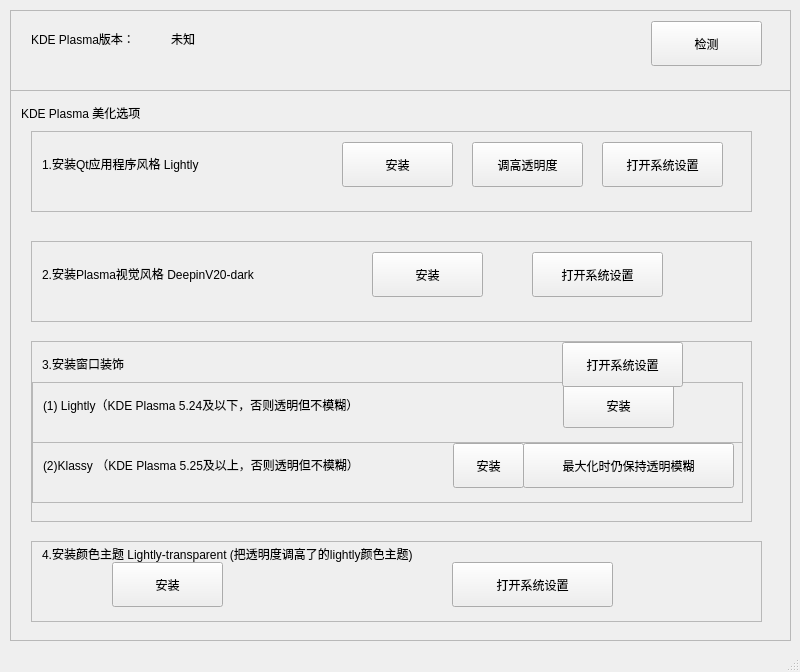
<?xml version="1.0" encoding="UTF-8"?>
<ui version="4.0">
 <class>plasma_beautifier_qt</class>
 <widget class="QMainWindow" name="plasma_beautifier_qt">
  <property name="geometry">
   <rect>
    <x>0</x>
    <y>0</y>
    <width>800</width>
    <height>672</height>
   </rect>
  </property>
  <property name="windowTitle">
   <string>plasma_beautifier_qt</string>
  </property>
  <widget class="QWidget" name="centralwidget">
   <widget class="QScrollArea" name="plasma_version">
    <property name="geometry">
     <rect>
      <x>10</x>
      <y>10</y>
      <width>781</width>
      <height>81</height>
     </rect>
    </property>
    <property name="widgetResizable">
     <bool>true</bool>
    </property>
    <widget class="QWidget" name="scrollAreaWidgetContents">
     <property name="geometry">
      <rect>
       <x>0</x>
       <y>0</y>
       <width>771</width>
       <height>71</height>
      </rect>
     </property>
     <widget class="QLabel" name="label">
      <property name="geometry">
       <rect>
        <x>20</x>
        <y>20</y>
        <width>151</width>
        <height>16</height>
       </rect>
      </property>
      <property name="text">
       <string>KDE Plasma版本：</string>
      </property>
     </widget>
     <widget class="QLabel" name="plasmaversion">
      <property name="geometry">
       <rect>
        <x>160</x>
        <y>20</y>
        <width>241</width>
        <height>16</height>
       </rect>
      </property>
      <property name="text">
       <string>未知</string>
      </property>
     </widget>
     <widget class="QPushButton" name="pushButton">
      <property name="geometry">
       <rect>
        <x>640</x>
        <y>10</y>
        <width>111</width>
        <height>45</height>
       </rect>
      </property>
      <property name="text">
       <string>检测</string>
      </property>
     </widget>
    </widget>
   </widget>
   <widget class="QScrollArea" name="scrollArea_beautifier">
    <property name="geometry">
     <rect>
      <x>10</x>
      <y>90</y>
      <width>781</width>
      <height>551</height>
     </rect>
    </property>
    <property name="widgetResizable">
     <bool>true</bool>
    </property>
    <widget class="QWidget" name="scrollAreaWidgetContents_2">
     <property name="geometry">
      <rect>
       <x>0</x>
       <y>0</y>
       <width>771</width>
       <height>541</height>
      </rect>
     </property>
     <widget class="QScrollArea" name="scrollArea_qtstyle">
      <property name="geometry">
       <rect>
        <x>20</x>
        <y>40</y>
        <width>721</width>
        <height>81</height>
       </rect>
      </property>
      <property name="widgetResizable">
       <bool>true</bool>
      </property>
      <widget class="QWidget" name="scrollAreaWidgetContents_3">
       <property name="geometry">
        <rect>
         <x>0</x>
         <y>0</y>
         <width>711</width>
         <height>71</height>
        </rect>
       </property>
       <widget class="QLabel" name="label_3">
        <property name="geometry">
         <rect>
          <x>10</x>
          <y>20</y>
          <width>221</width>
          <height>23</height>
         </rect>
        </property>
        <property name="text">
         <string>1.安装Qt应用程序风格 Lightly</string>
        </property>
       </widget>
       <widget class="QPushButton" name="pushButton_2">
        <property name="geometry">
         <rect>
          <x>310</x>
          <y>10</y>
          <width>111</width>
          <height>45</height>
         </rect>
        </property>
        <property name="text">
         <string>安装</string>
        </property>
       </widget>
       <widget class="QPushButton" name="pushButton_3">
        <property name="geometry">
         <rect>
          <x>440</x>
          <y>10</y>
          <width>111</width>
          <height>45</height>
         </rect>
        </property>
        <property name="text">
         <string>调高透明度</string>
        </property>
       </widget>
       <widget class="QPushButton" name="pushButton_4">
        <property name="geometry">
         <rect>
          <x>570</x>
          <y>10</y>
          <width>121</width>
          <height>45</height>
         </rect>
        </property>
        <property name="text">
         <string>打开系统设置</string>
        </property>
       </widget>
      </widget>
     </widget>
     <widget class="QLabel" name="label_2">
      <property name="geometry">
       <rect>
        <x>10</x>
        <y>10</y>
        <width>171</width>
        <height>23</height>
       </rect>
      </property>
      <property name="text">
       <string>KDE Plasma 美化选项</string>
      </property>
     </widget>
     <widget class="QScrollArea" name="scrollArea">
      <property name="geometry">
       <rect>
        <x>20</x>
        <y>150</y>
        <width>721</width>
        <height>81</height>
       </rect>
      </property>
      <property name="widgetResizable">
       <bool>true</bool>
      </property>
      <widget class="QWidget" name="scrollAreaWidgetContents_4">
       <property name="geometry">
        <rect>
         <x>0</x>
         <y>0</y>
         <width>711</width>
         <height>71</height>
        </rect>
       </property>
       <widget class="QLabel" name="label_4">
        <property name="geometry">
         <rect>
          <x>10</x>
          <y>20</y>
          <width>311</width>
          <height>23</height>
         </rect>
        </property>
        <property name="text">
         <string>2.安装Plasma视觉风格 DeepinV20-dark</string>
        </property>
       </widget>
       <widget class="QPushButton" name="pushButton_5">
        <property name="geometry">
         <rect>
          <x>340</x>
          <y>10</y>
          <width>111</width>
          <height>45</height>
         </rect>
        </property>
        <property name="text">
         <string>安装</string>
        </property>
       </widget>
       <widget class="QPushButton" name="pushButton_6">
        <property name="geometry">
         <rect>
          <x>500</x>
          <y>10</y>
          <width>131</width>
          <height>45</height>
         </rect>
        </property>
        <property name="text">
         <string>打开系统设置</string>
        </property>
       </widget>
      </widget>
     </widget>
     <widget class="QScrollArea" name="scrollArea_2">
      <property name="geometry">
       <rect>
        <x>20</x>
        <y>250</y>
        <width>721</width>
        <height>181</height>
       </rect>
      </property>
      <property name="widgetResizable">
       <bool>true</bool>
      </property>
      <widget class="QWidget" name="scrollAreaWidgetContents_5">
       <property name="geometry">
        <rect>
         <x>0</x>
         <y>0</y>
         <width>711</width>
         <height>171</height>
        </rect>
       </property>
       <widget class="QScrollArea" name="scrollArea_3">
        <property name="geometry">
         <rect>
          <x>0</x>
          <y>40</y>
          <width>711</width>
          <height>61</height>
         </rect>
        </property>
        <property name="widgetResizable">
         <bool>true</bool>
        </property>
        <widget class="QWidget" name="scrollAreaWidgetContents_6">
         <property name="geometry">
          <rect>
           <x>0</x>
           <y>0</y>
           <width>701</width>
           <height>51</height>
          </rect>
         </property>
         <widget class="QLabel" name="label_6">
          <property name="geometry">
           <rect>
            <x>10</x>
            <y>10</y>
            <width>421</width>
            <height>23</height>
           </rect>
          </property>
          <property name="text">
           <string>(1) Lightly（KDE Plasma 5.24及以下，否则透明但不模糊）</string>
          </property>
         </widget>
         <widget class="QPushButton" name="pushButton_7">
          <property name="geometry">
           <rect>
            <x>530</x>
            <y>0</y>
            <width>111</width>
            <height>45</height>
           </rect>
          </property>
          <property name="text">
           <string>安装</string>
          </property>
         </widget>
        </widget>
       </widget>
       <widget class="QScrollArea" name="scrollArea_4">
        <property name="geometry">
         <rect>
          <x>0</x>
          <y>100</y>
          <width>711</width>
          <height>61</height>
         </rect>
        </property>
        <property name="widgetResizable">
         <bool>true</bool>
        </property>
        <widget class="QWidget" name="scrollAreaWidgetContents_7">
         <property name="geometry">
          <rect>
           <x>0</x>
           <y>0</y>
           <width>701</width>
           <height>51</height>
          </rect>
         </property>
         <widget class="QLabel" name="label_7">
          <property name="geometry">
           <rect>
            <x>10</x>
            <y>10</y>
            <width>421</width>
            <height>23</height>
           </rect>
          </property>
          <property name="text">
           <string>(2)Klassy （KDE Plasma 5.25及以上，否则透明但不模糊）</string>
          </property>
         </widget>
         <widget class="QPushButton" name="pushButton_8">
          <property name="geometry">
           <rect>
            <x>420</x>
            <y>0</y>
            <width>71</width>
            <height>45</height>
           </rect>
          </property>
          <property name="text">
           <string>安装</string>
          </property>
         </widget>
         <widget class="QPushButton" name="pushButton_9">
          <property name="geometry">
           <rect>
            <x>490</x>
            <y>0</y>
            <width>211</width>
            <height>45</height>
           </rect>
          </property>
          <property name="text">
           <string>最大化时仍保持透明模糊</string>
          </property>
         </widget>
        </widget>
       </widget>
       <widget class="QLabel" name="label_5">
        <property name="geometry">
         <rect>
          <x>10</x>
          <y>10</y>
          <width>201</width>
          <height>23</height>
         </rect>
        </property>
        <property name="text">
         <string>3.安装窗口装饰</string>
        </property>
       </widget>
       <widget class="QPushButton" name="pushButton_10">
        <property name="geometry">
         <rect>
          <x>530</x>
          <y>0</y>
          <width>121</width>
          <height>45</height>
         </rect>
        </property>
        <property name="text">
         <string>打开系统设置</string>
        </property>
       </widget>
      </widget>
     </widget>
     <widget class="QScrollArea" name="scrollArea_5">
      <property name="geometry">
       <rect>
        <x>20</x>
        <y>450</y>
        <width>731</width>
        <height>81</height>
       </rect>
      </property>
      <property name="widgetResizable">
       <bool>true</bool>
      </property>
      <widget class="QWidget" name="scrollAreaWidgetContents_8">
       <property name="geometry">
        <rect>
         <x>0</x>
         <y>0</y>
         <width>721</width>
         <height>71</height>
        </rect>
       </property>
       <widget class="QLabel" name="label_8">
        <property name="geometry">
         <rect>
          <x>10</x>
          <y>0</y>
          <width>721</width>
          <height>23</height>
         </rect>
        </property>
        <property name="text">
         <string>4.安装颜色主题 Lightly-transparent (把透明度调高了的lightly颜色主题)</string>
        </property>
       </widget>
       <widget class="QPushButton" name="pushButton_11">
        <property name="geometry">
         <rect>
          <x>80</x>
          <y>20</y>
          <width>111</width>
          <height>45</height>
         </rect>
        </property>
        <property name="text">
         <string>安装</string>
        </property>
       </widget>
       <widget class="QPushButton" name="pushButton_12">
        <property name="geometry">
         <rect>
          <x>420</x>
          <y>20</y>
          <width>161</width>
          <height>45</height>
         </rect>
        </property>
        <property name="text">
         <string>打开系统设置</string>
        </property>
       </widget>
      </widget>
     </widget>
    </widget>
   </widget>
  </widget>
  <widget class="QStatusBar" name="statusbar"/>
 </widget>
 <resources/>
 <connections/>
</ui>
